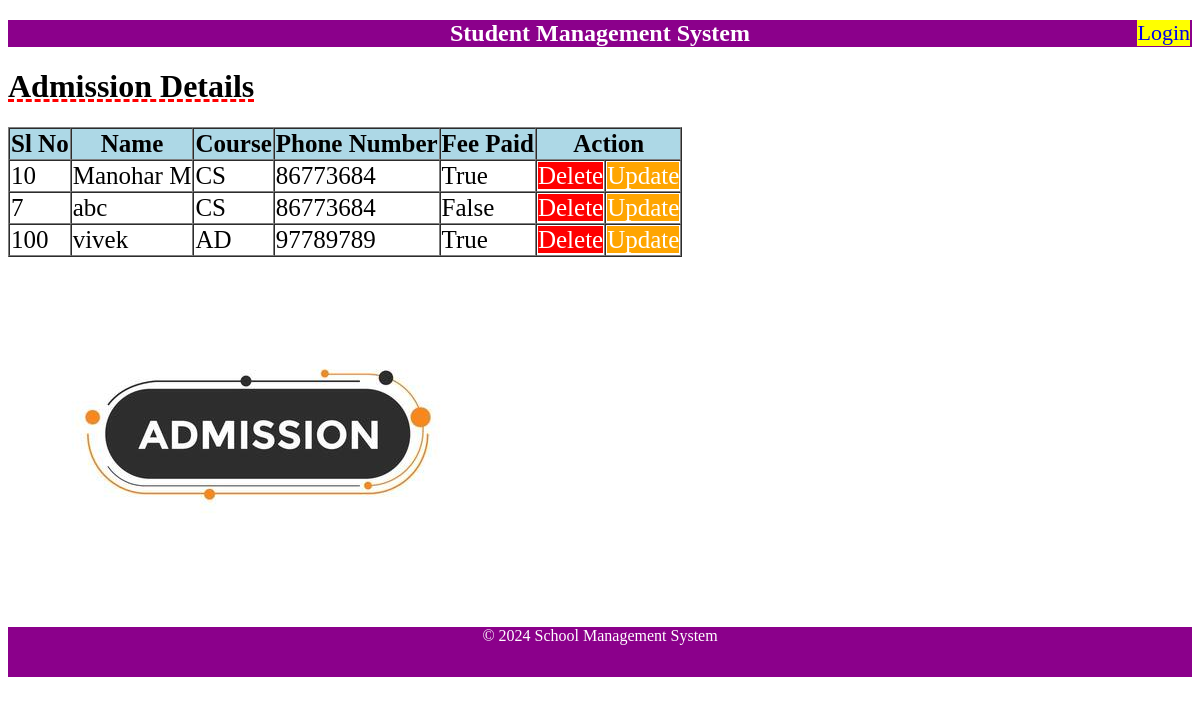
Page /admission/ on the earlier database version.
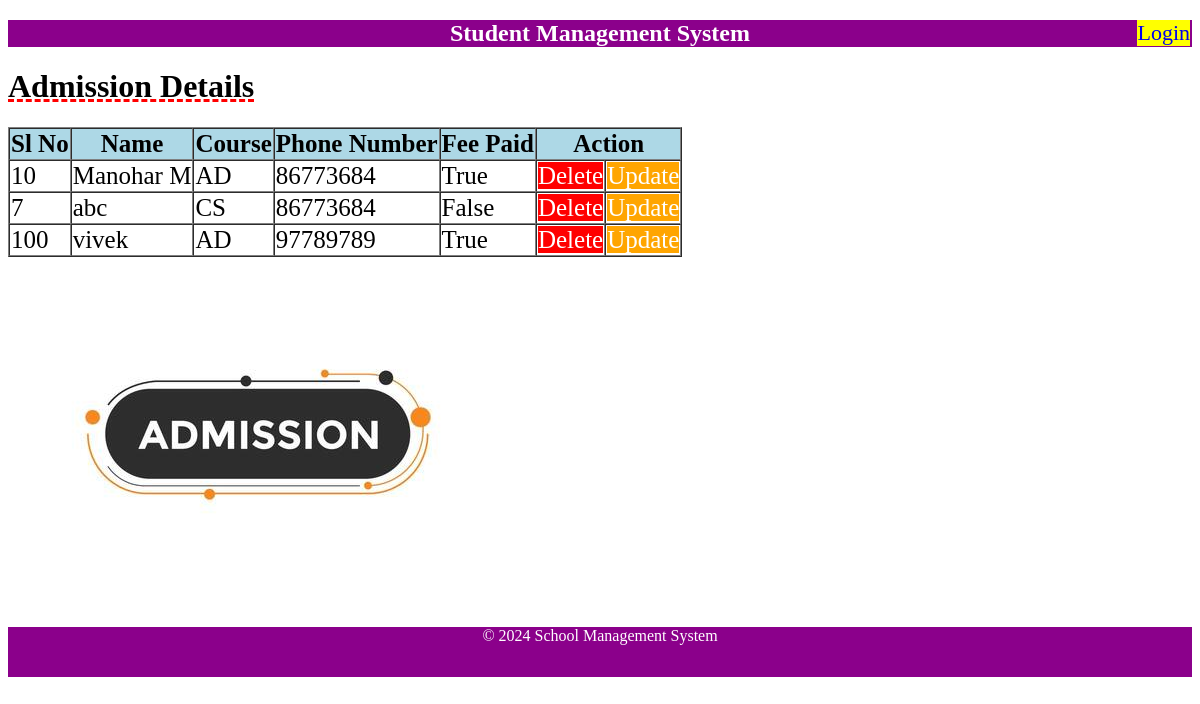
Same page on the later database version.
### admission/models.py (models this page shows, shortened)
class Student(models.Model):
    slno=models.IntegerField(unique=True)
    name=models.CharField(max_length=100)
    course=models.CharField(max_length=100)
    phonenum=models.CharField(max_length=15)
    feepaid=models.BooleanField(default=False)

### admission/views.py (the view)
# urls.py: path('', include('admission.urls')),
def admission(request):
    records=Student.objects.all()#select * from student
    return render(request, 'admission_details.html',{'students':records})

### admission/templates/admission_details.html
{% extends 'base.html' %}
{% load static %}
{% block content %}
<h1>Admission Details</h1>
<table border="1" cellspacing="0">
<tr><th>Sl No</th><th>Name</th><th>Course</th><th>Phone Number</th><th>Fee Paid</th><th colspan="2">Action</th></tr>
{% for stud in students %}
<tr>
    <td>{{ stud.slno }}</td>
    <td>{{ stud.name }}</td>
    <td>{{ stud.course }}</td>
    <td>{{ stud.phonenum }}</td>
    <td>{{ stud.feepaid }}</td>
    <td><a href="{% url 'delete' id=stud.id %}" style="background-color: red;color:white;text-decoration: none;">Delete</a></td>
    <td><a href="{% url 'update' id=stud.id %}" style="background-color: orange;color:white;text-decoration: none;">Update</a></td>
</tr>
{% endfor %}
</table>
<img src="{% static 'images/admission.jpg' %}" alt="amission">
{% endblock %}

### templates/base.html (shortened to what this page needs)
{% load static %}
<!DOCTYPE html>
<html lang="en">
<head>
    <link rel="stylesheet" href="{% static 'style/mystyle.css' %}">
</head>
<body>
    <nav>
        {% if user.is_authenticated %}
            <form action="{% url 'logout' %}" method="post" style="display: inline;">
                {% csrf_token %}
                <button type="submit">Logout</button>
            </form>
        {% else %}
            <a href="{% url 'login' %}">Login</a>
        {% endif %}
    </nav>
    <h2 style="text-align: center;background-color: darkmagenta;color:white">Student Management System</h2>
    {% block content %}{% endblock %}
    <footer style="height: 50px; background-color:darkmagenta;color:white;text-align: center;">
        <p>&copy; 2024 School Management System</p>
</body>
</html>

### static/style/mystyle.css (style rules this page uses)
table { font-size: 25px; }
th { background-color: lightblue; }
nav a,nav button { font-size: 22px; text-decoration: none; background-color: yellow; position: absolute; right: 10px; }

### templates/base.html (style rules this page uses)
h1 { text-decoration: underline red dashed; }

Differences in the rows shown:
changed Student "Manohar M": course "CS" → "AD"
